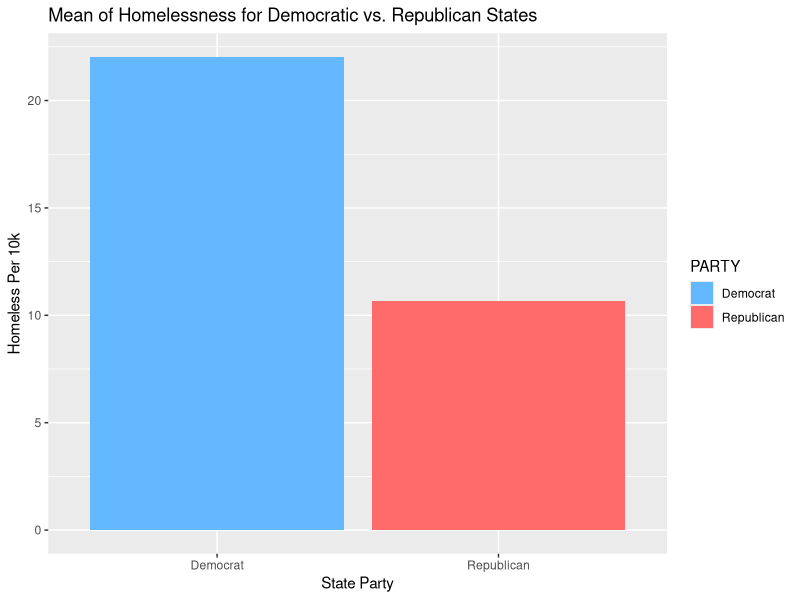
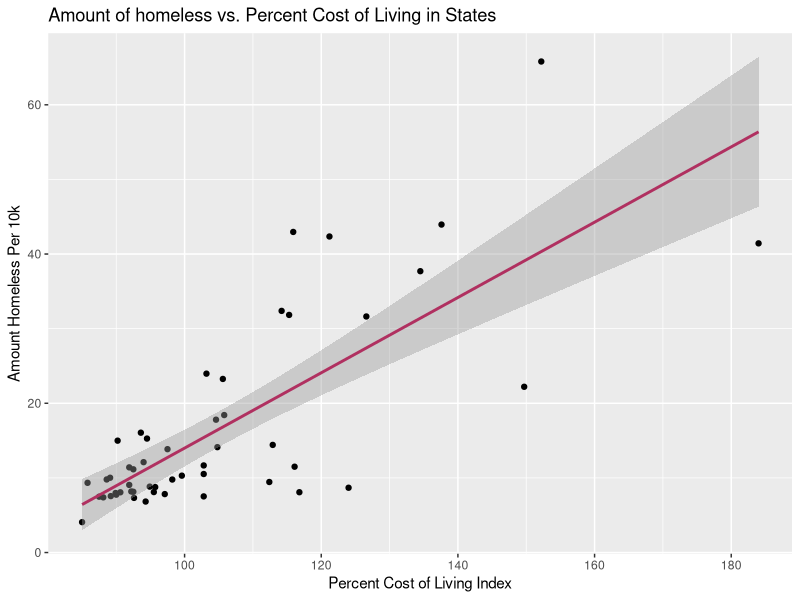

Source code (R) for these figures, in order:
## ---- chunk 1
library(tidyverse)
library(readxl)
## ---- chunk 2
homeless <- read_xlsx("data/20230919-DATA-SOURCES.xlsx")
homeless
## ---- chunk 3
head(homeless)
## ---- chunk 4
homeless1 <- homeless |>
  mutate(PARTY = if_else(PARTY == 1, "Republican", "Democrat")) |>
  group_by(PARTY) |>
  summarize(mean_homeless = mean(HOMELESSNESS))
homeless1

knitr::kable(homeless1, col.names = c("State Party", "Mean Homeless Per 10k"))
## ---- chunk 5
ggplot(homeless1, aes(x = PARTY, y = mean_homeless, fill = PARTY)) +
  geom_col() +
  scale_fill_manual(values = 
                      c("Democrat" = "steelblue1",
                        "Republican" = "indianred1")) +
  labs(x = "State Party",
       y = "Homeless Per 10k",
       title = "Mean of Homelessness for Democratic vs. Republican States")
## ---- chunk 6
homeless |>
ggplot(aes(x = COLI, y = HOMELESSNESS)) +
  geom_point()+
  geom_smooth(method = "lm", color = "maroon") +
  labs(x = "Percent Cost of Living Index", 
       y = "Amount Homeless Per 10k",
       title = "Amount of homeless vs. Percent Cost of Living in States")
